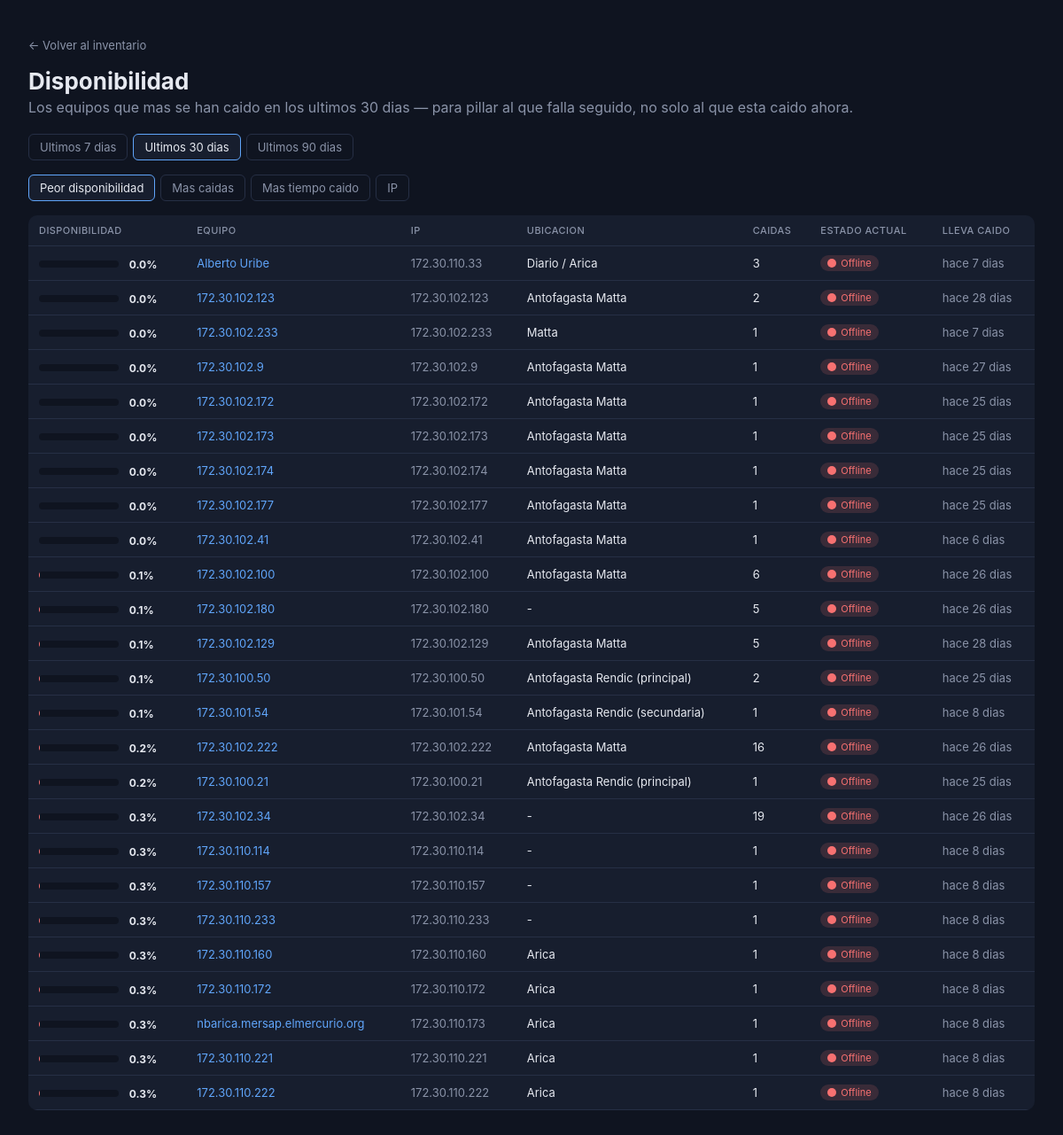
The app's page /disponibilidad with its own data.
### tables this page shows
CREATE TABLE equipos (
    id INTEGER PRIMARY KEY AUTOINCREMENT,
    ip TEXT UNIQUE NOT NULL,
    hostname TEXT,
    mac TEXT,
    subred TEXT,
    open_ports TEXT,
    confidence_score INTEGER,
    confidence_label TEXT,
    estado_deteccion TEXT DEFAULT 'pendiente',
    en_linea INTEGER DEFAULT 1,
    desde TEXT,
    primera_deteccion TEXT,
    ultima_deteccion TEXT,
    ultimo_scan_file TEXT,

    marca TEXT,
    modelo TEXT,
    numero_serie TEXT,
    fecha_adquisicion TEXT,
    garantia_hasta TEXT,
    responsable TEXT,
    correo_responsable TEXT,
    sucursal TEXT,
    ciudad TEXT,
    departamento TEXT,
    cpu TEXT,
    ram TEXT,
    almacenamiento TEXT,
    gpu TEXT,
    placa_madre TEXT,
    estado_ciclo_vida TEXT DEFAULT 'activo',
    critico INTEGER DEFAULT 0,
    gestionado INTEGER DEFAULT 0,
    notas TEXT
, responsable_id INTEGER, dispositivo_id INTEGER, puerto TEXT, origen TEXT DEFAULT 'scanner', fallos_consecutivos INTEGER DEFAULT 0, os TEXT, office TEXT, antivirus TEXT, alerta_offline_enviada INTEGER DEFAULT 0, firebase_id TEXT, actualizado_en TEXT, metodo_deteccion TEXT, categoria TEXT, ip_temporal INTEGER DEFAULT 0, foto TEXT);

### blueprints/disponibilidad.py (the view)
@bp.route("/disponibilidad")
def disponibilidad():
    dias = request.args.get("dias", 30, type=int)
    if dias not in (7, 30, 90):
        dias = 30
    orden = request.args.get("orden", "disponibilidad")
    if orden not in ("disponibilidad", "caidas", "dias", "ip"):
        orden = "disponibilidad"
    ranking = db.ranking_disponibilidad(dias=dias, limite=25, orden=orden)
    return render_template("disponibilidad.html", ranking=ranking, dias=dias, orden=orden)

### app.py (called while the page is built)
def _tiempo_relativo(iso):
    if not iso:
        return None
    try:
        entonces = datetime.fromisoformat(iso)
    except ValueError:
        return None
    segundos = max(0, (datetime.now() - entonces).total_seconds())
    if segundos < 60:
        return "hace segundos"
    minutos = round(segundos / 60)
    if minutos < 60:
        return f"hace {minutos} min"
    horas = round(minutos / 60)
    if horas < 24:
        return f"hace {horas} hora" + ("" if horas == 1 else "s")
    dias = round(horas / 24)
    return f"hace {dias} dia" + ("" if dias == 1 else "s")

### db/_core.py (called while the page is built)
def get_connection():
    conn = sqlite3.connect(DB_PATH)
    conn.row_factory = sqlite3.Row
    return conn

@contextmanager
def conexion():
    conn = get_connection()
    try:
        yield conn
    finally:
        conn.close()

### db/disponibilidad.py (called while the page is built, shortened)
def _ranking_clave_orden(orden):
    if orden == "caidas":
        return lambda r: (-r["caidas"], r["pct_online"])
    if orden == "dias":
        def _clave(r):
            if not r["desde"]:
                return (1, "")
            return (0, r["desde"])
        return _clave
    return lambda r: (r["pct_online"], -r["caidas"])  # 'disponibilidad' (default)

### templates/disponibilidad.html (shortened to what this page needs)
<!DOCTYPE html>
<html lang="es">
<head>
<link rel="stylesheet" href="{{ url_for('static', filename='style.css') }}">
</head>
<body>
<header>
  <p class="back"><a href="{{ url_for('index') }}">&larr; Volver al inventario</a></p>
  <h1>Disponibilidad</h1>
  <p class="subtitle">Los equipos que mas se han caido en los ultimos {{ dias }} dias &mdash; para pillar al que falla seguido, no solo al que esta caido ahora.</p>
</header>
<nav class="filters">
  <a href="{{ url_for('disponibilidad.disponibilidad', dias=7, orden=orden) }}" class="{{ 'active' if dias == 7 else '' }}">Ultimos 7 dias</a>
  <a href="{{ url_for('disponibilidad.disponibilidad', dias=30, orden=orden) }}" class="{{ 'active' if dias == 30 else '' }}">Ultimos 30 dias</a>
  <a href="{{ url_for('disponibilidad.disponibilidad', dias=90, orden=orden) }}" class="{{ 'active' if dias == 90 else '' }}">Ultimos 90 dias</a>
</nav>
<nav class="filters">
  <a href="{{ url_for('disponibilidad.disponibilidad', dias=dias, orden='disponibilidad') }}" class="{{ 'active' if orden == 'disponibilidad' else '' }}">Peor disponibilidad</a>
  <a href="{{ url_for('disponibilidad.disponibilidad', dias=dias, orden='caidas') }}" class="{{ 'active' if orden == 'caidas' else '' }}">Mas caidas</a>
  <a href="{{ url_for('disponibilidad.disponibilidad', dias=dias, orden='dias') }}" class="{{ 'active' if orden == 'dias' else '' }}">Mas tiempo caido</a>
  <a href="{{ url_for('disponibilidad.disponibilidad', dias=dias, orden='ip') }}" class="{{ 'active' if orden == 'ip' else '' }}">IP</a>
</nav>
{% if not ranking %}
  <p class="empty">Ningun equipo tuvo caidas registradas en este periodo &mdash; buena noticia, o todavia no hay suficiente historial acumulado.</p>
{% else %}
<div class="table-scroll">
<table>
  <thead>
    <tr>
      <th>Disponibilidad</th>
      <th>Equipo</th>
      <th>IP</th>
      <th>Ubicacion</th>
      <th>Caidas</th>
      <th>Estado actual</th>
      <th>Lleva caido</th>
    </tr>
  </thead>
  <tbody>
    {% for r in ranking %}
    <tr>
      <td>
        <div class="disp-barra-wrap">
        </div>
        <span class="disp-pct">{{ r.pct_online }}%</span>
      </td>
      <td><a href="{{ url_for('ficha', equipo_id=r.id) }}" class="ip-link">{{ r.responsable or r.hostname or r.ip }}</a></td>
      <td class="muted">{{ r.ip }}</td>
      <td>{{ ([r.sucursal, r.ciudad] | select | join(' / ')) or '-' }}</td>
      <td>{{ r.caidas }}</td>
      <td>
        <span class="tag {{ 'tag-confirmado' if r.en_linea else 'tag-descartado' }}"><span class="dot {{ 'dot-on' if r.en_linea else 'dot-off' }}"></span> {{ 'Online' if r.en_linea else 'Offline' }}</span>
      </td>
      <td class="muted">{{ (r.desde | tiempo_relativo) if not r.en_linea else '-' }}</td>
    </tr>
    {% endfor %}
  </tbody>
</table>
</div>
{% endif %}
</body>
</html>

### static/style.css (style rules this page uses)
:root { --bg: #0f1420; --panel: #171e2e; --border: #262f45; --text: #e6e9f0; --muted: #8a93a8; --green: #34d399; --amber: #fbbf24; --red: #f87171; --blue: #60a5fa; --teal: #2dd4bf; }
* { box-sizing: border-box; }
body { margin: 0; font-family: -apple-system, Segoe UI, Roboto, sans-serif; background: var(--bg); color: var(--text); padding: 24px 32px 60px; }
header h1 { margin: 0 0 4px; font-size: 22px; }
header .subtitle { margin: 0 0 20px; color: var(--muted); font-size: 14px; }
table { width: 100%; border-collapse: collapse; background: var(--panel); border-radius: 10px; overflow: hidden; }
th, td { padding: 10px 12px; border-bottom: 1px solid var(--border); font-size: 13px; text-align: left; }
th { color: var(--muted); font-weight: 500; text-transform: uppercase; font-size: 11px; letter-spacing: 0.04em; }
.disp-barra-wrap { display: inline-block; width: 90px; height: 8px; border-radius: 4px; background: var(--bg); vertical-align: middle; margin-right: 8px; overflow: hidden; }
.disp-pct { font-size: 12px; font-weight: 700; vertical-align: middle; }
.tag { padding: 2px 8px; border-radius: 12px; font-size: 11px; text-transform: capitalize; }
.tag-descartado { background: rgba(248, 113, 113, 0.15); color: var(--red); }
.filters { display: flex; gap: 6px; margin-bottom: 16px; }
.filters a { color: var(--muted); text-decoration: none; font-size: 13px; padding: 6px 12px; border-radius: 6px; border: 1px solid var(--border); }
.filters a.active { color: var(--text); background: var(--panel); border-color: var(--blue); }
.ip-link { color: var(--blue); text-decoration: none; }
.muted { color: var(--muted); }
.back a { color: var(--muted); text-decoration: none; font-size: 13px; }
.dot { display: inline-block; width: 10px; height: 10px; border-radius: 50%; }
.dot-off { background: var(--red); }
.tag { display: inline-flex; align-items: center; gap: 5px; }
.table-scroll { overflow-x: auto; -webkit-overflow-scrolling: touch; margin-bottom: 20px; }
.table-scroll table { min-width: 640px; margin-bottom: 0; }
@media (min-width: 769px) and (max-width: 1450px) { header h1 { font-size: 26px; } }
@media (min-width: 769px) and (max-width: 1450px) { header .subtitle { font-size: 16px; } }

### records on screen
equipos: pct_online "0.0", responsable "Alberto Uribe", ip "172.30.110.33", sucursal+ciudad "Diario / Arica", caidas "3", en_linea "Offline", en_linea+desde "hace 7 dias"
equipos: pct_online "0.0", ip "172.30.102.123", ciudad "Antofagasta Matta", caidas "2", en_linea "Offline", en_linea+desde "hace 28 dias"
equipos: pct_online "0.0", ip "172.30.102.233", sucursal "Matta", caidas "1", en_linea "Offline", en_linea+desde "hace 7 dias"
equipos: pct_online "0.0", ip "172.30.102.9", ciudad "Antofagasta Matta", caidas "1", en_linea "Offline", en_linea+desde "hace 27 dias"
equipos: pct_online "0.0", ip "172.30.102.172", ciudad "Antofagasta Matta", caidas "1", en_linea "Offline", en_linea+desde "hace 25 dias"
equipos: pct_online "0.0", ip "172.30.102.173", ciudad "Antofagasta Matta", caidas "1", en_linea "Offline", en_linea+desde "hace 25 dias"
equipos: pct_online "0.0", ip "172.30.102.174", ciudad "Antofagasta Matta", caidas "1", en_linea "Offline", en_linea+desde "hace 25 dias"
equipos: pct_online "0.0", ip "172.30.102.177", ciudad "Antofagasta Matta", caidas "1", en_linea "Offline", en_linea+desde "hace 25 dias"
equipos: pct_online "0.0", ip "172.30.102.41", ciudad "Antofagasta Matta", caidas "1", en_linea "Offline", en_linea+desde "hace 6 dias"
equipos: pct_online "0.1", ip "172.30.102.100", ciudad "Antofagasta Matta", caidas "6", en_linea "Offline", en_linea+desde "hace 26 dias"
equipos: pct_online "0.1", ip "172.30.102.180", sucursal "-", caidas "5", en_linea "Offline", en_linea+desde "hace 26 dias"
equipos: pct_online "0.1", ip "172.30.102.129", ciudad "Antofagasta Matta", caidas "5", en_linea "Offline", en_linea+desde "hace 28 dias"
equipos: pct_online "0.1", ip "172.30.100.50", ciudad "Antofagasta Rendic (principal)", caidas "2", en_linea "Offline", en_linea+desde "hace 25 dias"
equipos: pct_online "0.1", ip "172.30.101.54", ciudad "Antofagasta Rendic (secundaria)", caidas "1", en_linea "Offline", en_linea+desde "hace 8 dias"
equipos: pct_online "0.2", ip "172.30.102.222", ciudad "Antofagasta Matta", caidas "16", en_linea "Offline", en_linea+desde "hace 26 dias"
equipos: pct_online "0.2", ip "172.30.100.21", ciudad "Antofagasta Rendic (principal)", caidas "1", en_linea "Offline", en_linea+desde "hace 25 dias"
equipos: pct_online "0.3", ip "172.30.102.34", sucursal "-", caidas "19", en_linea "Offline", en_linea+desde "hace 26 dias"
equipos: pct_online "0.3", ip "172.30.110.114", sucursal "-", caidas "1", en_linea "Offline", en_linea+desde "hace 8 dias"
equipos: pct_online "0.3", ip "172.30.110.157", sucursal "-", caidas "1", en_linea "Offline", en_linea+desde "hace 8 dias"
equipos: pct_online "0.3", ip "172.30.110.233", sucursal "-", caidas "1", en_linea "Offline", en_linea+desde "hace 8 dias"
equipos: pct_online "0.3", ip "172.30.110.160", ciudad "Arica", caidas "1", en_linea "Offline", en_linea+desde "hace 8 dias"
equipos: pct_online "0.3", ip "172.30.110.172", ciudad "Arica", caidas "1", en_linea "Offline", en_linea+desde "hace 8 dias"
equipos: pct_online "0.3", hostname "nbarica.mersap.elmercurio.org", ip "172.30.110.173", ciudad "Arica", caidas "1", en_linea "Offline", en_linea+desde "hace 8 dias"
equipos: pct_online "0.3", ip "172.30.110.221", ciudad "Arica", caidas "1", en_linea "Offline", en_linea+desde "hace 8 dias"
equipos: pct_online "0.3", ip "172.30.110.222", ciudad "Arica", caidas "1", en_linea "Offline", en_linea+desde "hace 8 dias"

### other values on screen
{{ dias }} "30"
